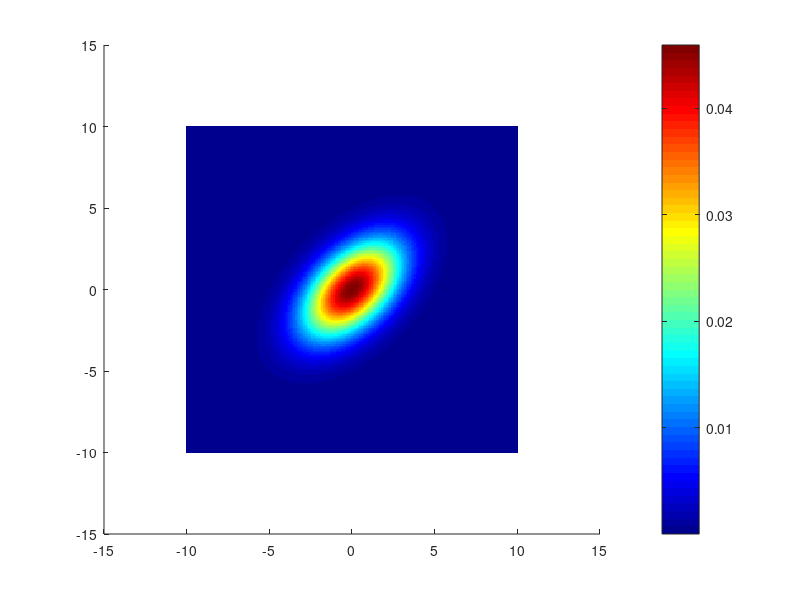

Reproduce this figure in MATLAB. (Note: this script raises an error after producing the figure.)
% testcombinedist
%
% Imagine you have a bunch of sources coming a from a region, the source location
% follows a 2D Gaussian distribution (starting point), and the origin time has a
% unit distribution within a time period. Now we want to know what the distribution
% like at different stations. Say the reference station is PGC.
%   
% 
%
% [redacted]
% First created date:   2022/04/11
% Last modified date:   2022/04/11

clear;
clc;
close all

%% design a custom 2D normal PDF using 'mvnpdf'
x1 = -10:0.1:10;
x2 = -10:0.1:10;
[X1,X2] = meshgrid(x1,x2);
X = [X1(:) X2(:)];

% use the designed covariance matrix to create the PDF of the 2D normal distribution
mu = [0 0]; 
sigma = [4 2; 2 4]; % off-diagonal is not 0 
[eigvec,eigval] = eig(sigma);
sigmaeig = [sqrt(eigval(1,1)) sqrt(eigval(2,2))];

y = mvnpdf(X,mu,sigma);
y = reshape(y,length(x2),length(x1));

figure;
hold on
imagesc(x1,x2,y)
colormap(jet)
c=colorbar;
c.Label.String = 'Probability Density';
xlabel('x1')
ylabel('x2')
axis equal tight
box on

%% Draw random samples in locations from the designed 2D normal PDF with 'pinky'
rng('default')  % For reproducibility
N=10000;
rdnum=zeros(N,2);
for i=1:N
  [rdnum(i,1),rdnum(i,2)]=pinky(x1,x2,y);
end

scatter(rdnum(:,1),rdnum(:,2),10,[.5 .5 .5],'+');

%% Draw random samples in time from uniform distribution
tori = 10*rand(N,1);
figure
histogram(tori,'Normalization','pdf');
title('Origin time');
xlabel('Time (s)');
ylabel('PDF');

%%
gridpath = strcat(getenv('MHOME'), '/Seisbasics/hypoinverse/forsummary');
gridfile = 'evtloc.offset_002_rectgrid_13_20.mit.ref5';
offgrido = load(fullfile(gridpath, gridfile)); % 2-sample spacing at 40 Hz
mm=27; nn=27;
lon=reshape(offgrido(:,1),mm,nn); %degrees
lat=reshape(offgrido(:,2),mm,nn); %degrees
dep=reshape(offgrido(:,3),mm,nn); %km
% tori=reshape(offgrido(:,4),mm,nn); %origin time, + travel time = 30 s
off12o=reshape(offgrido(:,7),mm,nn); %PGSS is uniform in columns; changes across rows.
off13o=reshape(offgrido(:,8),mm,nn); %PGSI is uniform in rows; changes down columns.

%center, location of 002
lon0 = interp2(off12o,off13o,lon,0,0,'spline');  % interpolate as well
lat0 = interp2(off12o,off13o,lat,0,0,'spline');


[dx,dy] = absloc2relaloc(offgrido(:,1),offgrido(:,2),lon0,lat0); % convert to rela loc around 002
xo = reshape(dx,mm,nn);
yo = reshape(dy,mm,nn);

off12n = griddata(dx,dy,offgrido(:,7),rdnum(:,1),rdnum(:,2),'cubic');
off13n = griddata(dx,dy,offgrido(:,8),rdnum(:,1),rdnum(:,2),'cubic');
torin = griddata(dx,dy,offgrido(:,4),rdnum(:,1),rdnum(:,2),'cubic');

tarrs1 = tori+(30-torin);
tarrs2 = tarrs1-off12n/20+offgrido(1,5)/40;
tarrs3 = tarrs1-off13n/20+offgrido(1,6)/40;

figure
subplot(131)
histogram(tarrs1,'Normalization','pdf');
title('Arrival at sta 1');
xlabel('Time (s)');
ylabel('PDF');
subplot(132)
histogram(tarrs2,'Normalization','pdf');
title('Arrival at sta 2');
xlabel('Time (s)');
subplot(133)
histogram(tarrs3,'Normalization','pdf');
title('Arrival at sta 3');
xlabel('Time (s)');

%%
figure
subplot(131)
histogram(off12n,'Normalization','pdf');
title('Offset 12');
xlabel('Samples at 20 sps');
ylabel('PDF');
subplot(132)
histogram(off13n,'Normalization','pdf');
title('Offset 13');
xlabel('Samples at 20 sps');
subplot(133)
histogram(30-torin,'Normalization','pdf');
title('Travel time');
xlabel('Samples at 20 sps');












